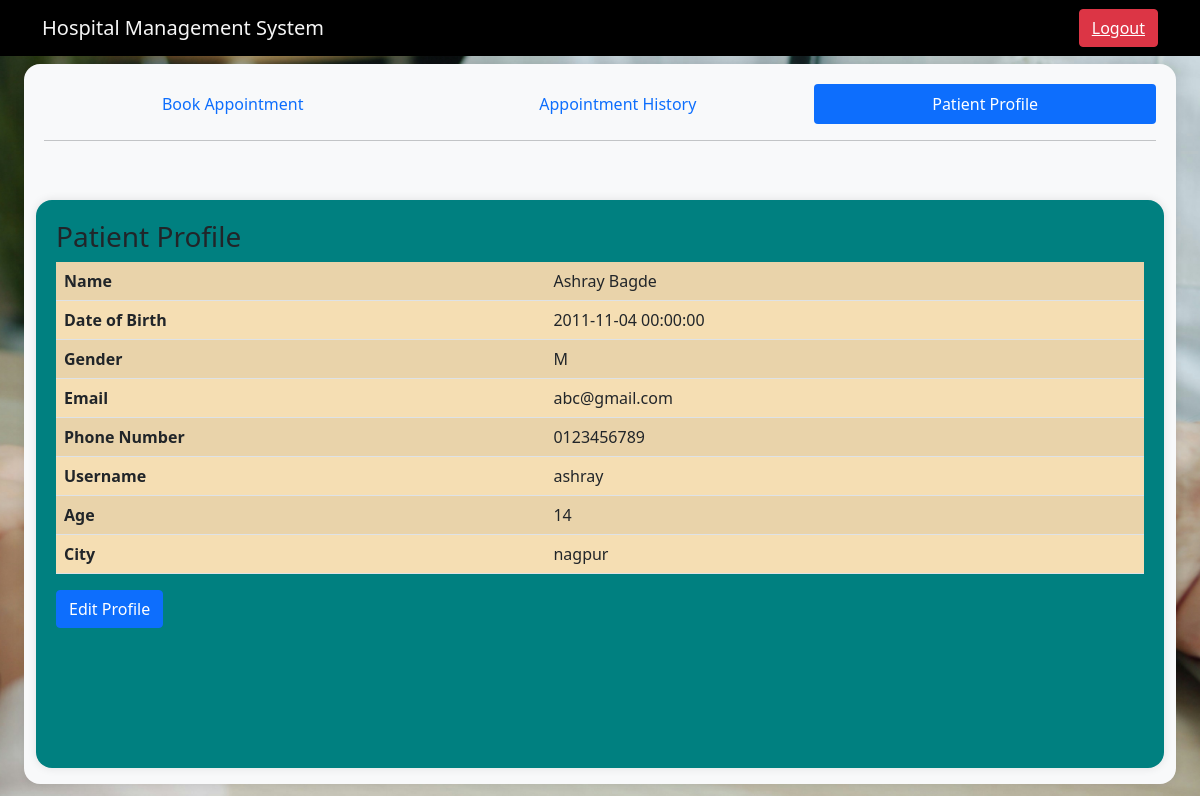
/patient/profile/view (signed in), run on the app's committed database.
### tables this page shows
CREATE TABLE patients (
    Pid INTEGER PRIMARY KEY AUTOINCREMENT,
    name TEXT NOT NULL,
    dob TEXT NOT NULL,
    email TEXT  NOT NULL,
    pnum TEXT ,
    username TEXT ,
    password TEXT,
    age INTEGER,
    gender TEXT,
    city Text,
    created_at TIMESTAMP DEFAULT CURRENT_TIMESTAMP
);

### app.py (the view)
@app.route("/patient/profile/view", methods=['GET'])
def patient_profile_view():
    if 'user' not in session or session.get('role')!='patient':
        return redirect(url_for('home'))
    conn=sqlite3.connect(DATABASE)
    curr=conn.cursor()
    patient=curr.execute('''select * from patients where username=?''',(session['user'],)).fetchone()
    curr.close()
    conn.close()
    return render_template("patient_profile_view.html", patient=patient)

### templates/patient_profile_view.html (shortened to what this page needs)
<html lang="en">
    <head>
        <link href="https://cdn.jsdelivr.net/npm/bootstrap@5.0.2/dist/css/bootstrap.min.css" rel="stylesheet">
    </head>
    <body>
        <div>
            <nav class="navbar navbar-expand-lg bg-body-tertiary" style="background-color: black;">
            <div class="container-md">
            <a class="navbar-brand" style="color: whitesmoke;" href="#">Hospital Management System</a>
            <a class="btn btn-danger" href="/logout"><U>Logout</U></a>
            </div>
            </nav>
        </div>
        <div class="rounded-container" >
                <ul class="nav nav-pills nav-fill">
                <li class="nav-item">
                    <a class="nav-link" href="/patient">Book Appointment</a>
                </li>
                <li class="nav-item">
                    <a class="nav-link" href="/patient/history">Appointment History</a>
                </li>
                <li class="nav-item">
                    <a class="nav-link active" aria-current="page" href="/patient/profile">Patient Profile</a>
                </li>
                </ul>
                <hr>
                <div class="rounded-dialog">
                    <h3>Patient Profile</h3>
                    <table class="table table-striped">
                        <tbody>
                            <tr style="background-color: wheat;">
                                <th>Name</th>
                                <td>{{ patient[1] }}</td>
                            </tr>
                            <tr style="background-color: wheat;">
                                <th>Date of Birth</th>
                                <td>{{ patient[2] }}</td>
                            </tr>
                            <tr style="background-color: wheat;">
                                <th>Gender</th>
                                <td>{{ patient[8] }}</td>
                            </tr>
                            <tr style="background-color: wheat;">
                                <th>Email</th>
                                <td>{{ patient[3] }}</td>
                            </tr>
                            <tr style="background-color: wheat;">
                                <th>Phone Number</th>
                                <td>{{ patient[4] }}</td>
                            </tr>
                            <tr style="background-color: wheat;">
                                <th>Username</th>
                                <td>{{ patient[5] }}</td>
                            </tr>
                            <tr style="background-color: wheat;">
                                <th>Age</th>
                                <td>{{ patient[7] }}</td>
                            </tr>
                            <tr style="background-color: wheat;">
                                <th>City</th>
                                <td>{{ patient[9] }}</td>
                            </tr>
                        </tbody>
                    </table>
                    <a href="/patient/profile/edit" class="btn btn-primary">Edit Profile</a>
                </div>
        </div>
    </body>
</html>

### templates/patient_profile_view.html (style rules this page uses)
body { background-image: url('/static/img.jpg'); background-size: cover; background-position: center; background-repeat: no-repeat; }
.rounded-container { position: fixed; top: 8vh; left: 2vw; right: 2vw; bottom: 2vh; background-color: #f8f9fa; border-radius: 16px; box-shadow: 0 0 10px rgba(0,0,0,0.1); padding: 20px; overflow: auto; z-index: 1000; }
.rounded-dialog { position: fixed; top: 25vh; left: 3vw; right: 3vw; bottom: 4vh; background-color: teal; border-radius: 16px; box-shadow: 0 0 10px rgba(0,0,0,0.1); padding: 20px; overflow: auto; z-index: 1000; }

### data on the page
patients: name "Ashray Bagde", dob "2011-11-04 00:00:00", gender "M", email "abc@gmail.com", pnum "0123456789", username "ashray", age "14", city "nagpur"
